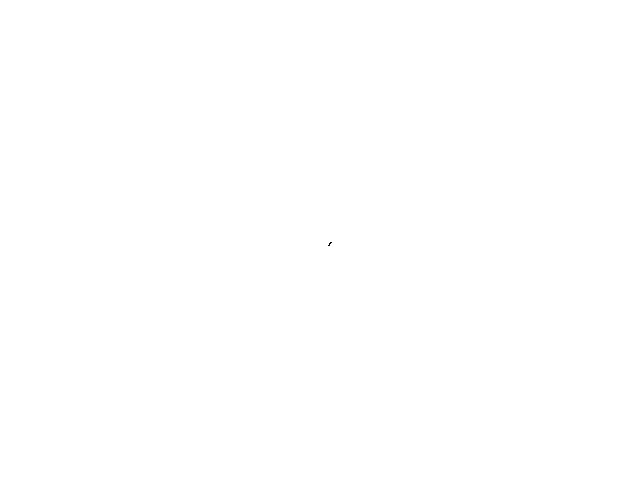
Frame 1 (no input)
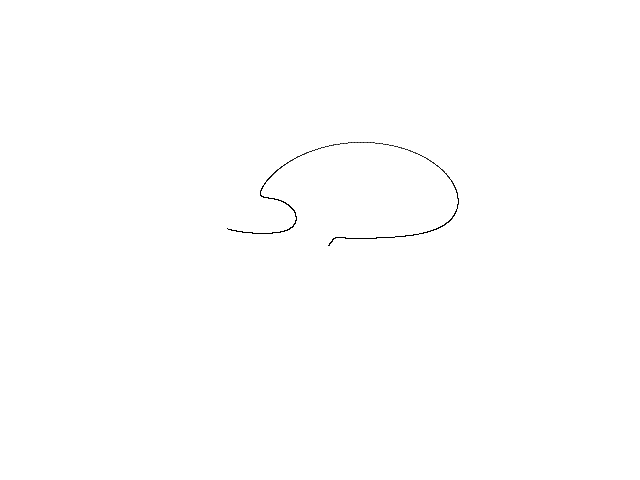
Frame 60 (the mouse pressed at the canvas centre just before this capture)
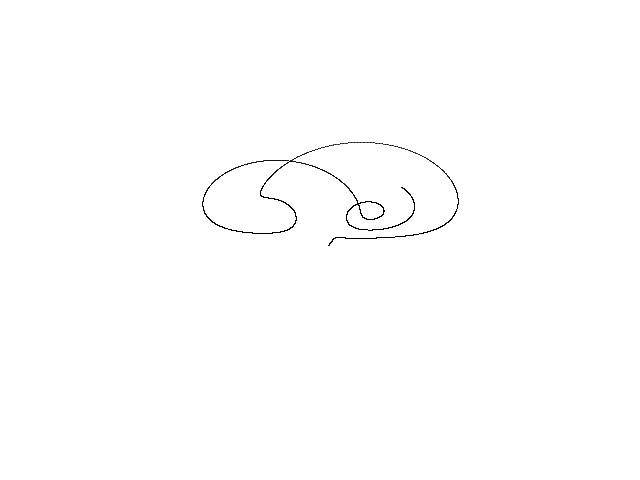
Frame 120 (the mouse held since frame 60 and released just before this capture)

The Processing sketch that drew these frames (run headless with seeded random() and noise(); from frame 60 on, the mouse is pressed at the canvas centre):

// Processing sketch: Wang_Sun
// ── Wang_Sun.pde
// Wang-Sun chaotic attractor //

  float x = 0.1;
  float y = 0.1;
  float z = 1.0;
  float dt = 0.005;
  float a = 0.2;
  float b = -0.01;
  float c = 1.0;
  float d = -0.4;
  float e = -1.0;
  float f = -1.0;


void setup() {
  
  size(640, 480);
  background(255);
  
}

void draw() {
  
  for (int i=0; i<100; i++) {
    
    float nx = x;
    float ny = y;
    float nz = z;
        
    x = nx + dt * (nx * a + c * ny * nz);
    y = ny + dt * (b * nx + d * ny - nx * nz);
    z = nz + dt * (e * nz + f * nx * ny);
  
    point(320 + (80 * x), 240 + (60 * y));
        
  }

}
